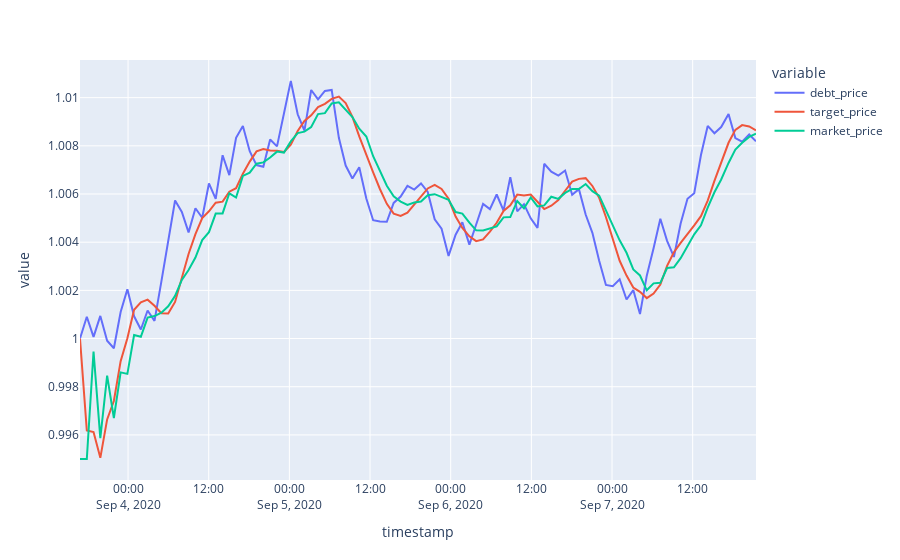

The cell this chart's notebook holds for it:
### Code cell
df.plot(kind='line', x='timestamp', y=['debt_price', 'target_price', 'market_price'])
